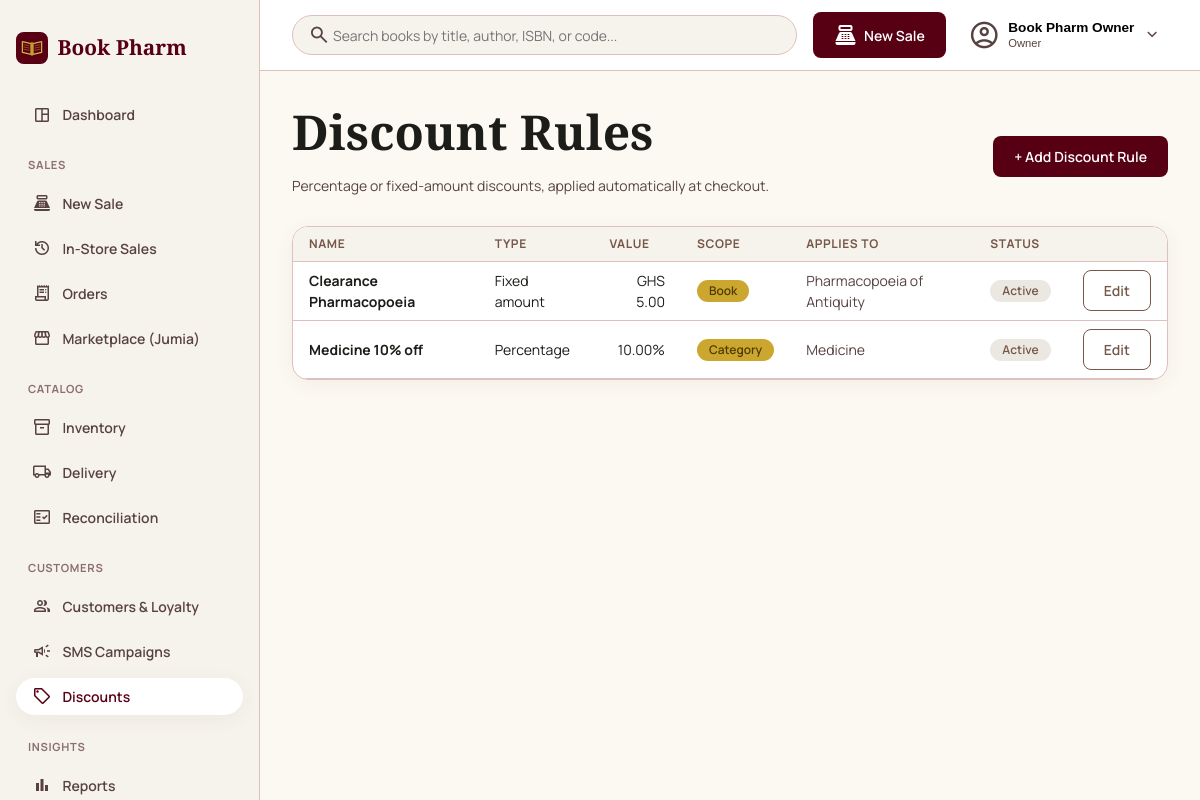
/portal/discounts/ (signed in), run on the app's committed database.
### apps/accounts/models.py (models this page shows, shortened)
class User(AbstractBaseUser, PermissionsMixin):
    class Role(models.TextChoices):
        OWNER = 'OWNER', 'Owner'
        ATTENDANT = 'ATTENDANT', 'Attendant'
    email = models.EmailField(unique=True)
    full_name = models.CharField(max_length=150, blank=True)
    role = models.CharField(max_length=10, choices=Role.choices, default=Role.OWNER)
    is_active = models.BooleanField(default=True)
    is_staff = models.BooleanField(default=False)
    date_joined = models.DateTimeField(default=timezone.now)
    objects = UserManager()
    USERNAME_FIELD = 'email'
    REQUIRED_FIELDS = []

### apps/sales/models.py (models this page shows, shortened)
class DiscountRule(models.Model):
    class DiscountType(models.TextChoices):
        PERCENT = 'PERCENT', 'Percentage'
        FIXED = 'FIXED', 'Fixed amount'
    class Scope(models.TextChoices):
        GLOBAL = 'GLOBAL', 'Global'
        CATEGORY = 'CATEGORY', 'Category'
        BOOK = 'BOOK', 'Book'
    class ApprovalLevel(models.TextChoices):
        OWNER = 'OWNER', 'Owner only'
        STAFF = 'STAFF', 'Staff within limit'
    name = models.CharField(max_length=100)
    discount_type = models.CharField(max_length=7, choices=DiscountType.choices)
    value = models.DecimalField(
        max_digits=10, decimal_places=2,
        help_text='Percent (0-100) for PERCENT, or a GHS amount per unit for FIXED.',
    )
    scope = models.CharField(max_length=8, choices=Scope.choices, default=Scope.GLOBAL)
    category = models.ForeignKey(
        'catalog.Category', null=True, blank=True, on_delete=models.CASCADE, related_name='discount_rules'
    )
    book = models.ForeignKey(
        'catalog.Book', null=True, blank=True, on_delete=models.CASCADE, related_name='discount_rules'
    )
    approval_level = models.CharField(max_length=5, choices=ApprovalLevel.choices, default=ApprovalLevel.OWNER)
    is_active = models.BooleanField(default=True)
    created_at = models.DateTimeField(auto_now_add=True)
    class Meta:
        ordering = ['-created_at']

### apps/catalog/models.py (models this page shows, shortened)
class Book(models.Model):
    isbn = models.CharField(max_length=13, unique=True, null=True, blank=True)
    internal_code = models.CharField(max_length=20, unique=True, null=True, blank=True)
    slug = models.SlugField(max_length=255, unique=True, blank=True)
    title = models.CharField(max_length=255)
    author = models.CharField(max_length=255, blank=True)
    category = models.ForeignKey(Category, on_delete=models.PROTECT, related_name='books')
    tags = models.ManyToManyField(Tag, blank=True, related_name='books')
    cost_price = models.DecimalField(max_digits=10, decimal_places=2)
    selling_price = models.DecimalField(max_digits=10, decimal_places=2)
    stock_qty = models.IntegerField(default=0)
    low_stock_threshold = models.PositiveIntegerField(default=5)
    cover_image = models.ImageField(upload_to='book_covers/', blank=True, null=True)
    cover_image_url = models.URLField(max_length=500, blank=True)
    description = models.TextField(blank=True)
    is_active = models.BooleanField(default=True)
    created_at = models.DateTimeField(auto_now_add=True)
    updated_at = models.DateTimeField(auto_now=True)
    objects = BookQuerySet.as_manager()
    class Meta:
        ordering = ['title']
    def __str__(self):
        return self.title

class Category(models.Model):
    name = models.CharField(max_length=100, unique=True)
    slug = models.SlugField(max_length=110, unique=True, blank=True)
    class Meta:
        verbose_name_plural = 'categories'
        ordering = ['name']
    def __str__(self):
        return self.name

### apps/portal/discount_views.py (the view)
# urls.py: path('discounts/', discount_views.discount_list, name='discount_list'),
@login_required
def discount_list(request):
    return _render_list(request)

### apps/portal/discount_views.py (called while the page is built)
def _list_context(request):
    qs = DiscountRule.objects.select_related('category', 'book').all()
    paginator = Paginator(qs, PAGE_SIZE)
    return {
        'active_nav': 'discounts',
        'page_obj': paginator.get_page(request.GET.get('page')),
        'panel_open': False,
        'form': None,
        'editing_rule': None,
    }

def _render_list(request, extra_context=None):
    context = _list_context(request)
    context.update(extra_context or {})
    template = CONTENT_TEMPLATE if _is_htmx(request) else PAGE_TEMPLATE
    return render(request, template, context)

### apps/portal/htmx.py (called while the page is built)
def is_htmx(request):
    return request.headers.get('HX-Request') == 'true'

### apps/storefront/cart.py (called while the page is built)
    def __len__(self):
        return sum(self.cart.values())

### apps/storefront/context_processors.py (called while the page is built)
def cart_context(request):
    return {'cart_count': len(Cart(request))}

def nav_context(request):
    return {'nav_categories': Category.objects.all()}

def google_maps_context(request):
    return {'google_maps_api_key': settings.GOOGLE_MAPS_API_KEY}

### templates/portal/discounts/list.html (shortened to what this page needs)
{% extends 'portal/base.html' %}
{% block content %}
{% include 'portal/discounts/_content.html' %}
{% endblock %}

### templates/portal/base.html (shortened to what this page needs)
{% load static %}
<!DOCTYPE html>
<html lang="en">
<head>
  <link rel="stylesheet" href="{% static 'css/base.css' %}">
  <link rel="stylesheet" href="{% static 'css/theme-portal.css' %}">
  <link rel="stylesheet" href="{% static 'css/portal-layout.css' %}">
</head>
<body>
  <div class="portal-shell" x-data="{ sidebarOpen: false }">
    <aside class="portal-sidebar" :class="{ 'is-open': sidebarOpen }">
      <a class="portal-sidebar__brand" href="{% url 'portal:dashboard' %}">
        <img src="{% static 'img/logo.svg' %}" alt="" width="32" height="32">
        <span>Book Pharm</span>
      </a>
      <nav class="portal-sidebar__nav" @click="sidebarOpen = false">
        <a href="{% url 'portal:dashboard' %}" class="{% if active_nav == 'dashboard' %}is-active{% endif %}">
          <span class="material-symbols-outlined">space_dashboard</span> Dashboard
        </a>
        <p class="portal-sidebar__section-label">Sales</p>
        <a href="{% url 'portal:register_create' %}" class="{% if active_nav == 'register' %}is-active{% endif %}">
          <span class="material-symbols-outlined">point_of_sale</span> New Sale
        </a>
        <a href="{% url 'portal:register_list' %}" class="{% if active_nav == 'register_list' %}is-active{% endif %}">
          <span class="material-symbols-outlined">history</span> In-Store Sales
        </a>
        <a href="{% url 'portal:order_list' %}" class="{% if active_nav == 'orders' %}is-active{% endif %}">
          <span class="material-symbols-outlined">receipt_long</span> Orders
        </a>
        <a href="{% url 'portal:marketplace_list' %}" class="{% if active_nav == 'marketplace' %}is-active{% endif %}">
          <span class="material-symbols-outlined">storefront</span> Marketplace (Jumia)
        </a>
        <p class="portal-sidebar__section-label">Catalog</p>
        <a href="{% url 'portal:book_list' %}" class="{% if active_nav == 'catalog' %}is-active{% endif %}">
          <span class="material-symbols-outlined">inventory_2</span> Inventory
        </a>
        <a href="{% url 'portal:delivery_settings' %}" class="{% if active_nav == 'delivery' %}is-active{% endif %}">
          <span class="material-symbols-outlined">local_shipping</span> Delivery
        </a>
        <a href="{% url 'portal:reconciliation_list' %}" class="{% if active_nav == 'reconciliation' %}is-active{% endif %}">
          <span class="material-symbols-outlined">fact_check</span> Reconciliation
        </a>
        <p class="portal-sidebar__section-label">Customers</p>
        <a href="{% url 'portal:customer_list' %}" class="{% if active_nav == 'customers' %}is-active{% endif %}">
          <span class="material-symbols-outlined">group</span> Customers &amp; Loyalty
        </a>
        <a href="{% url 'portal:campaign_list' %}" class="{% if active_nav == 'messaging' %}is-active{% endif %}">
          <span class="material-symbols-outlined">campaign</span> SMS Campaigns
        </a>
        <a href="{% url 'portal:discount_list' %}" class="{% if active_nav == 'discounts' %}is-active{% endif %}">
          <span class="material-symbols-outlined">sell</span> Discounts
        </a>
        <p class="portal-sidebar__section-label">Insights</p>
        <a href="{% url 'portal:reports_sales' %}" class="{% if active_nav == 'reports' %}is-active{% endif %}">
          <span class="material-symbols-outlined">bar_chart</span> Reports
        </a>
      </nav>
    </aside>
    <div class="portal-columns">
      <header class="portal-topbar">
        <form class="portal-topbar__search" method="get" action="{% url 'portal:book_list' %}" x-data="{ searchOpen: false }" :class="{ 'is-open': searchOpen }">
          <button type="button" class="portal-topbar__search-toggle" @click="searchOpen = !searchOpen" aria-label="Toggle search">
            <span class="material-symbols-outlined">search</span>
          </button>
          <input type="search" name="q" placeholder="Search books by title, author, ISBN, or code...">
        </form>
        <a href="{% url 'portal:register_create' %}" class="btn btn--primary portal-topbar__new-sale">
          <span class="material-symbols-outlined">point_of_sale</span> <span class="portal-topbar__new-sale-label">New Sale</span>
        </a>
        <div class="portal-topbar__user" x-data="{ open: false }" @click.outside="open = false">
          <button type="button" class="portal-topbar__user-trigger" @click="open = !open">
            <span class="material-symbols-outlined">account_circle</span>
            <span class="portal-topbar__user-meta">
              <span class="portal-topbar__user-name">{{ request.user.full_name|default:request.user.email }}</span>
              <span class="portal-topbar__user-role">{{ request.user.get_role_display }}</span>
            </span>
            <span class="material-symbols-outlined portal-topbar__user-chevron" :class="{ 'is-open': open }">expand_more</span>
          </button>
        </div>
      </header>
      <main class="portal-main">
        {% block content %}{% endblock %}
      </main>
    </div>
  </div>
</body>
</html>

### templates/portal/discounts/_content.html (shortened to what this page needs)
<div id="discount-content">
  <header class="portal-page-header">
    <div>
      <h1>Discount Rules</h1>
      <p class="text-muted">Percentage or fixed-amount discounts, applied automatically at checkout.</p>
    </div>
    <button class="btn btn--primary" hx-get="{% url 'portal:discount_create' %}" hx-target="#discount-content" hx-swap="outerHTML">
      + Add Discount Rule
    </button>
  </header>
  <div class="card catalog-table-card">
    <table class="table">
      <thead>
        <tr>
          <th>Name</th>
          <th>Type</th>
          <th class="text-right">Value</th>
          <th>Scope</th>
          <th>Applies to</th>
          <th>Status</th>
          <th></th>
        </tr>
      </thead>
      <tbody>
        {% for rule in page_obj %}
        <tr>
          <td><strong>{{ rule.name }}</strong></td>
          <td>{{ rule.get_discount_type_display }}</td>
          <td class="text-right">{% if rule.discount_type == 'PERCENT' %}{{ rule.value }}%{% else %}GHS {{ rule.value }}{% endif %}</td>
          <td><span class="badge">{{ rule.get_scope_display }}</span></td>
          <td class="text-muted">
            {% if rule.scope == 'CATEGORY' %}{{ rule.category }}
            {% elif rule.scope == 'BOOK' %}{{ rule.book }}
            {% else %}All books{% endif %}
          </td>
          <td>
            {% if rule.is_active %}<span class="badge badge--ok">Active</span>{% else %}<span class="badge">Inactive</span>{% endif %}
          </td>
          <td class="text-right">
            <button class="btn btn--secondary" hx-get="{% url 'portal:discount_update' rule.pk %}" hx-target="#discount-content" hx-swap="outerHTML">Edit</button>
          </td>
        </tr>
        {% empty %}
        <tr><td colspan="7" class="text-muted">No discount rules yet.</td></tr>
        {% endfor %}
      </tbody>
    </table>
  </div>
</div>

### static/css/base.css (style rules this page uses)
*, *::before, *::after { box-sizing: border-box; }
body { margin: 0; background: var(--color-background); color: var(--color-on-background); font-family: var(--font-body); font-size: var(--text-body-md-size); line-height: var(--text-body-md-line); }
h1, h2, h3, h4 { font-family: var(--font-display); margin: 0 0 var(--space-stack-sm); color: var(--color-on-surface); }
h1 { font-size: var(--text-display-lg-size); font-weight: var(--text-display-lg-weight); line-height: var(--text-display-lg-line); }
a { color: var(--color-primary); }
.card { background: var(--color-surface-container-lowest); border: 1px solid var(--color-outline-variant); border-radius: var(--radius-lg); padding: var(--space-card-padding, 24px); box-shadow: 0 4px 20px rgba(92, 64, 51, 0.06); }
.btn { display: inline-block; font-family: var(--font-body); font-weight: 600; font-size: var(--text-body-md-size); border-radius: var(--radius-md); padding: 0.625rem 1.25rem; border: 1px solid transparent; cursor: pointer; text-decoration: none; }
.btn--primary { background: var(--color-primary); color: var(--color-on-primary); }
.btn--secondary { background: transparent; color: var(--color-secondary); border-color: var(--color-secondary); }
.badge { display: inline-block; border-radius: var(--radius-full); padding: 0.125rem 0.75rem; font-size: var(--text-label-md-size); font-weight: 600; background: var(--color-tertiary-container); color: var(--color-on-tertiary-container); }
.badge--ok { background: var(--color-surface-container-high); color: var(--color-secondary); }
.text-muted { color: var(--color-on-surface-variant); }
.text-right { text-align: right; }
input[type="text"], input[type="search"], input[type="number"], input[type="email"], input[type="password"], input[type="date"], select, textarea { width: 100%; background: var(--color-surface); border: 1px solid var(--color-outline-variant); border-radius: var(--radius-md); padding: 0.75rem; font-family: var(--font-body); font-size: var(--text-body-md-size); color: var(--color-on-surface); }

### static/css/theme-portal.css (style rules this page uses)
:root { --color-surface: #fcf9f2; --color-surface-dim: #dcdad3; --color-surface-bright: #fcf9f2; --color-surface-container-lowest: #ffffff; --color-surface-container-low: #f6f3ec; --color-surface-container: #f0eee7; --color-surface-container-high: #ebe8e1; --color-surface-container-highest: #e5e2db; --color-on-surface: #1c1c18; --color-on-surface-variant: #584141; --color-outline: #8c7071; --color-outline-variant: #e0bfbf; --color-primary: #570013; --color-on-primary: #ffffff; --color-primary-container: #800020; --color-on-primary-container: #ff828a; --color-secondary: #765749; --color-on-secondary: #ffffff; --color-secondary-container: #fed4c2; --color-on-secondary-container: #795a4c; --color-tertiary: #735c00; --color-on-tertiary: #ffffff; --color-tertiary-container: #cca730; --color-on-tertiary-container: #4f3d00; --color-error: #ba1a1a; --color-on-error: #ffffff; --color-error-container: #ffdad6; --color-on-error-container: #93000a; --color-background: #fcf9f2; --color-on-background: #1c1c18; --font-display: 'EB Garamond', serif; --font-body: 'Manrope', sans-serif; --text-display-lg-size: 48px; --text-display-lg-weight: 600; --text-display-lg-line: 1.2; --text-headline-lg-size: 32px; --text-headline-lg-weight: 500; --text-headline-lg-line: 1.3; --text-headline-md-size: 24px; --text-headline-md-weight: 500; --text-headline-md-line: 1.4; --text-body-lg-size: 16px; --text-body-lg-line: 1.6; --text-body-md-size: 14px; --text-body-md-line: 1.5; --text-label-md-size: 12px; --text-label-md-weight: 600; --text-label-md-tracking: 0.05em; --radius-sm: 0.25rem; --radius-md: 0.5rem; --radius-lg: 1rem; --radius-xl: 1.5rem; --radius-full: 9999px; --space-sidebar-width: 260px; --space-margin: 32px; --space-card-padding: 24px; --space-stack-sm: 8px; --space-stack-md: 16px; --space-stack-lg: 32px; }

### data on the page
User: user.full_name "Book Pharm Owner", user.role "Owner"
DiscountRule: name "Clearance Pharmacopoeia", discount_type "Fixed amount", value "5.00", scope "Book", book "Pharmacopoeia of Antiquity", is_active "Active"
DiscountRule: name "Medicine 10% off", discount_type "Percentage", value "10.00", scope "Category", category "Medicine", is_active "Active"
